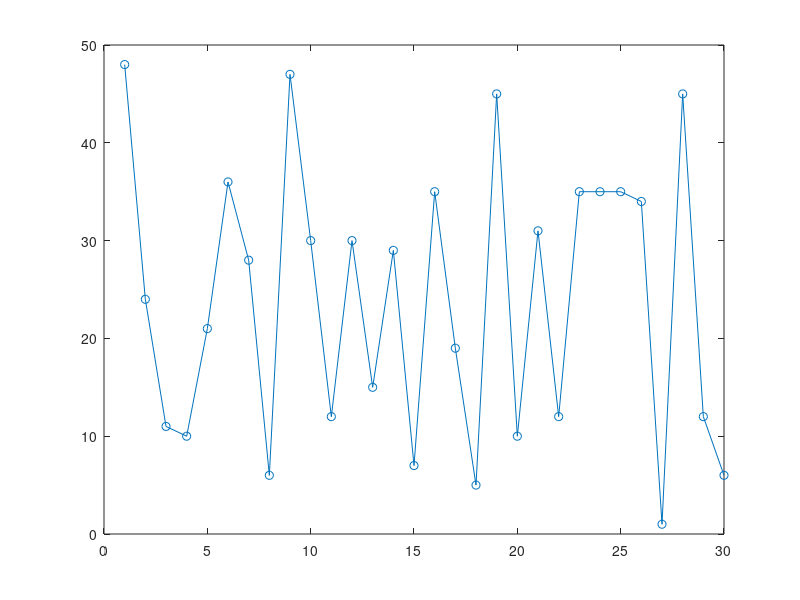

Source code (MATLAB): (Note: this script raises an error after producing the figure.)
N = 30;
yy = ceil(rand(N,1)*50);
xx = 1:N;
str = cell(1,N);
for pp = 1:N
    str{pp} = sprintf('Sample %d',pp);
end
reer = plot(xx,yy,'-o');
sadf = dataTipTextRow('ID =',str);
reer.DataTipTemplate.DataTipRows(end+1:end+2) = sadf;
reer.DataTipTemplate.DataTipRows(3) = reer.DataTipTemplate.DataTipRows(1);
reer.DataTipTemplate.DataTipRows(1) = reer.DataTipTemplate.DataTipRows(4);
reer.DataTipTemplate.DataTipRows = reer.DataTipTemplate.DataTipRows(1:3);
reer.DataTipTemplate.DataTipRows(2).Label = 'Your Y Data =';
reer.DataTipTemplate.DataTipRows(3).Label = 'Your X Data =';
reer.DataTipTemplate.DataTipRows(4).Label = 'Whatever';